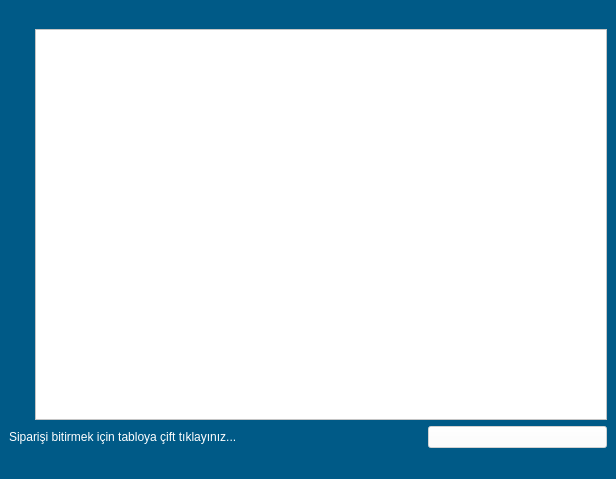
<?xml version="1.0" encoding="UTF-8"?>
<ui version="4.0">
 <class>BildirimEkraniDepo</class>
 <widget class="QMainWindow" name="BildirimEkraniDepo">
  <property name="geometry">
   <rect>
    <x>0</x>
    <y>0</y>
    <width>616</width>
    <height>479</height>
   </rect>
  </property>
  <property name="windowTitle">
   <string>Bildirim Ekranı</string>
  </property>
  <property name="styleSheet">
   <string notr="true">background-color: rgb(0, 90, 135);

selection-background-color: rgb(255, 255, 255);
color: rgb(255, 255, 255);
selection-color: rgb(0, 0, 0);</string>
  </property>
  <widget class="QWidget" name="centralwidget">
   <layout class="QGridLayout" name="gridLayout">
    <item row="1" column="0">
     <spacer name="verticalSpacer">
      <property name="orientation">
       <enum>Qt::Vertical</enum>
      </property>
      <property name="sizeHint" stdset="0">
       <size>
        <width>20</width>
        <height>40</height>
       </size>
      </property>
     </spacer>
    </item>
    <item row="3" column="0" colspan="2">
     <widget class="QLabel" name="label">
      <property name="text">
       <string>Siparişi bitirmek için tabloya çift tıklayınız...</string>
      </property>
     </widget>
    </item>
    <item row="1" column="1" rowspan="2" colspan="3">
     <widget class="QTableView" name="tableView_bildirimDepo">
      <property name="styleSheet">
       <string notr="true">background-color: rgb(255, 255, 255);
selection-color: rgb(255, 255, 255);
selection-background-color: rgb(0, 90, 135);
color: rgb(0, 0, 0);
</string>
      </property>
      <property name="selectionBehavior">
       <enum>QAbstractItemView::SelectRows</enum>
      </property>
      <attribute name="horizontalHeaderStretchLastSection">
       <bool>true</bool>
      </attribute>
      <attribute name="verticalHeaderStretchLastSection">
       <bool>false</bool>
      </attribute>
     </widget>
    </item>
    <item row="3" column="2">
     <spacer name="horizontalSpacer">
      <property name="orientation">
       <enum>Qt::Horizontal</enum>
      </property>
      <property name="sizeHint" stdset="0">
       <size>
        <width>40</width>
        <height>20</height>
       </size>
      </property>
     </spacer>
    </item>
    <item row="3" column="3">
     <widget class="QPushButton" name="btn_onemsiz">
      <property name="enabled">
       <bool>false</bool>
      </property>
      <property name="styleSheet">
       <string notr="true">
color: rgb(0, 0, 0);
background-color: rgb(255, 255, 255);</string>
      </property>
      <property name="text">
       <string/>
      </property>
     </widget>
    </item>
    <item row="0" column="1">
     <spacer name="horizontalSpacer_2">
      <property name="orientation">
       <enum>Qt::Horizontal</enum>
      </property>
      <property name="sizeHint" stdset="0">
       <size>
        <width>40</width>
        <height>20</height>
       </size>
      </property>
     </spacer>
    </item>
    <item row="0" column="2">
     <spacer name="horizontalSpacer_3">
      <property name="orientation">
       <enum>Qt::Horizontal</enum>
      </property>
      <property name="sizeHint" stdset="0">
       <size>
        <width>40</width>
        <height>20</height>
       </size>
      </property>
     </spacer>
    </item>
    <item row="0" column="3">
     <spacer name="horizontalSpacer_4">
      <property name="orientation">
       <enum>Qt::Horizontal</enum>
      </property>
      <property name="sizeHint" stdset="0">
       <size>
        <width>40</width>
        <height>20</height>
       </size>
      </property>
     </spacer>
    </item>
   </layout>
  </widget>
  <widget class="QMenuBar" name="menubar">
   <property name="geometry">
    <rect>
     <x>0</x>
     <y>0</y>
     <width>616</width>
     <height>21</height>
    </rect>
   </property>
  </widget>
  <widget class="QStatusBar" name="statusbar"/>
 </widget>
 <resources/>
 <connections/>
</ui>
